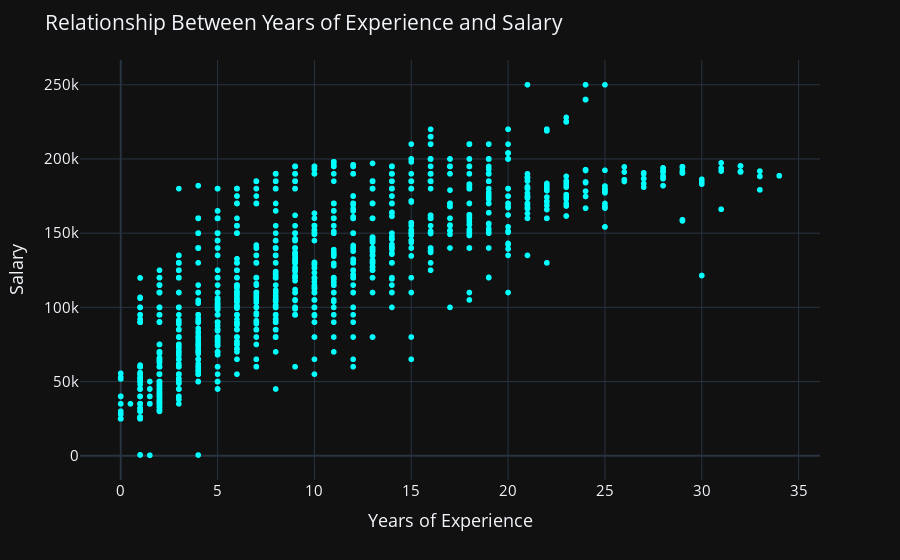

Notebook cell for this chart:
### Code cell
fig= px.scatter(x=df['Years of Experience'], y=df['Salary'], template='plotly_dark', color_discrete_sequence=['cyan'])
fig.update_layout(title= 'Relationship Between Years of Experience and Salary',
                 xaxis_title='Years of Experience', yaxis_title='Salary', font_size=15)

### Figure 1 — Plotly figure (JSON) as saved in the notebook; plotly's stock layout.template omitted (floating-point values rounded to 4 significant figures; data arrays with more than 128 entries replaced by an {"elided": "..."} marker saying what was removed)
{"data": [{"hovertemplate": "x=%{x}<br>y=%{y}<extra></extra>", "legendgroup": "", "marker": {"color": "cyan", "symbol": "circle"}, "mode": "markers", "name": "", "showlegend": false, "type": "scattergl", "x": {"elided": "6704 float values"}, "xaxis": "x", "y": {"elided": "6704 int values"}, "yaxis": "y"}], "layout": {"font": {"size": 15}, "legend": {"tracegroupgap": 0}, "margin": {"t": 60}, "title": {"text": "Relationship Between Years of Experience and Salary"}, "xaxis": {"anchor": "y", "domain": [0, 1], "title": {"text": "Years of Experience"}}, "yaxis": {"anchor": "x", "domain": [0, 1], "title": {"text": "Salary"}}}}
